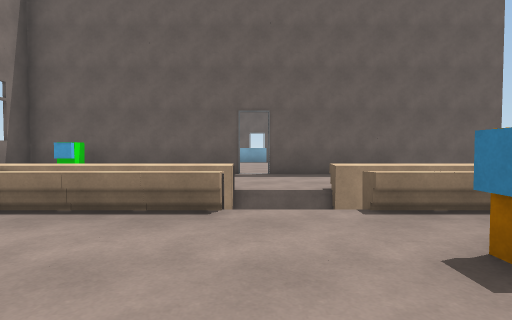
[1] (above)

15 first-person views from a walk through a Unity game level. The camera is 1.2 m above the floor, tilts 2° down and sees 80° across. The floor is counted in squares, 2 m on a side. Each view is taken from the middle of a square. On the plan, view 1 faces up. The plan holds only what a view shows up to about 9 squares ahead; the rest is blank. The player character is not drawn. Door leaves are left out, so doorways stand open.

[2]
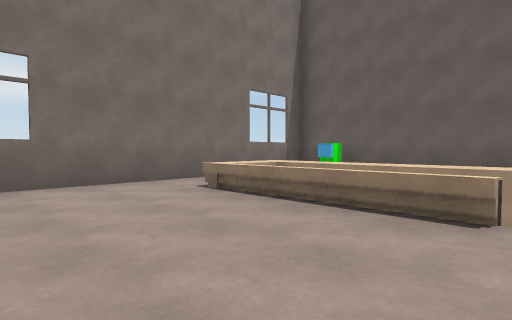

[3]
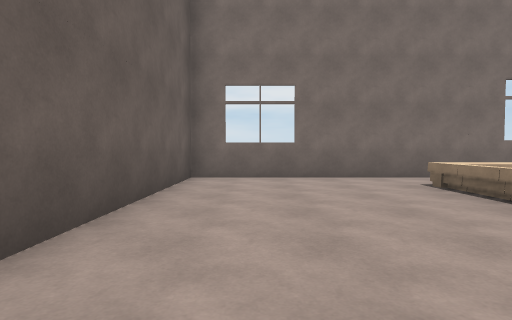

[4]
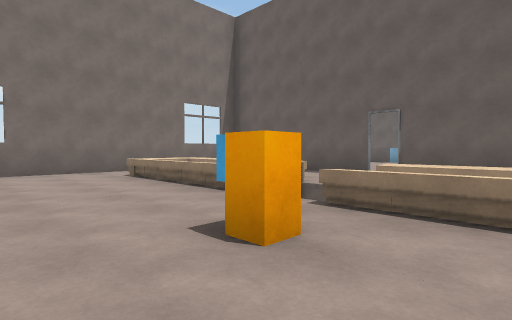

[5]
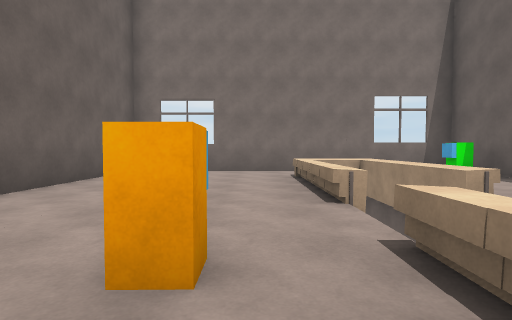

[6]
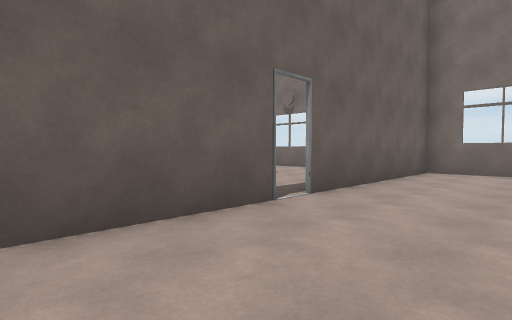

[7]
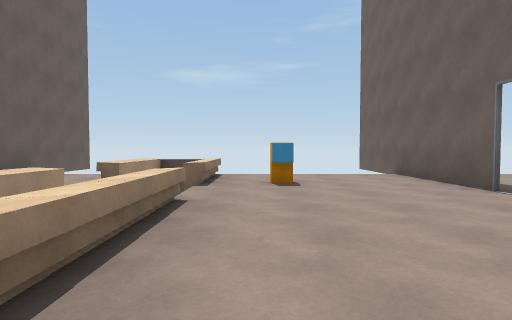

[8]
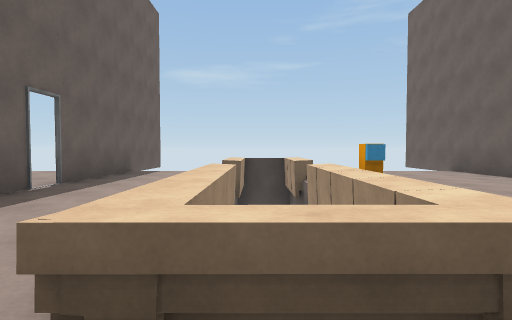

[9]
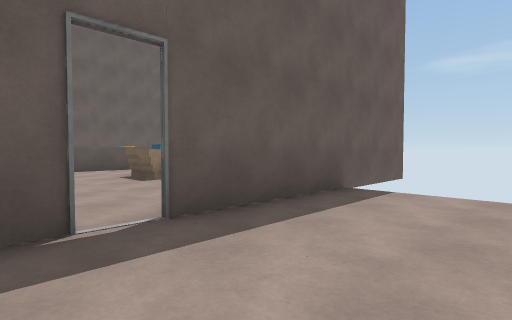

[10]
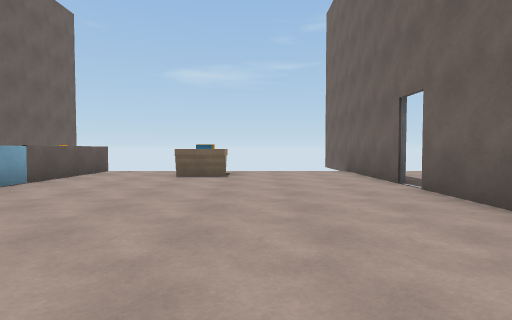

[11]
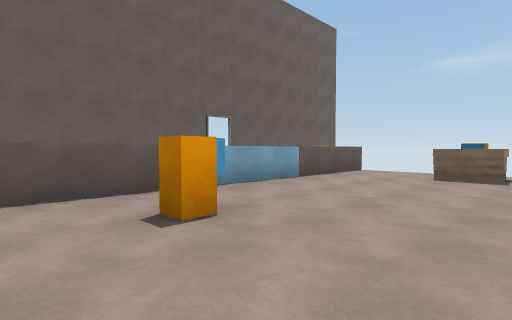

[12]
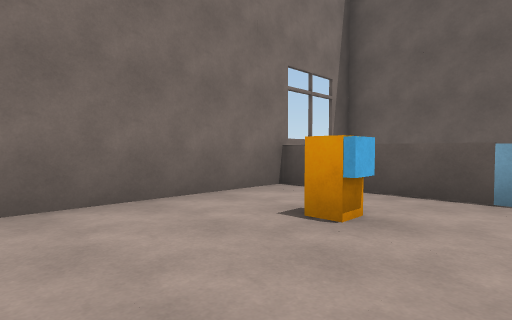

[13]
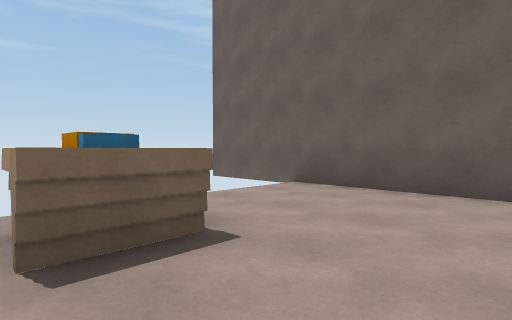

[14]
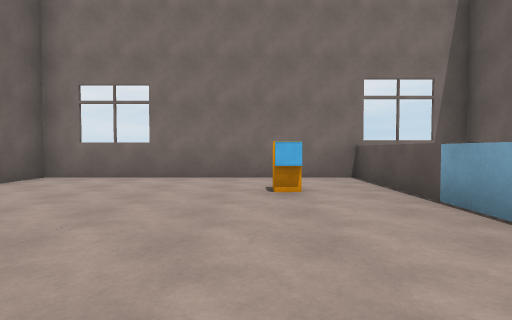

[15]
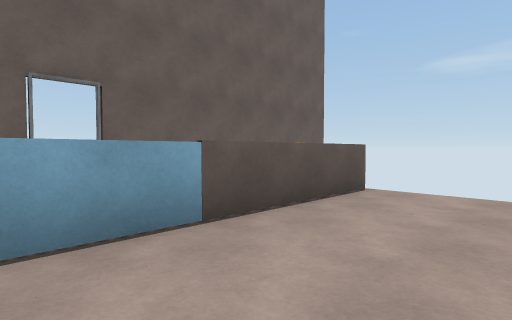

### Floor plan
Key: @ floor where view 1 was taken; # wall or solid block; . floor; D open door; = window, fence, low wall or low ledge; ^ raised ledge; v drop or lower ground; O other object.
Columns run from 6 left of view 1 to 4 right of it. Each row starts with its distance up from view 1.
 14 ###########
 13 #.........
 12 #..O......
 11 #.......O^
 10 #.........
  9 #.........
  8 ######.####
  7 # O...D...#
  6 #  .......
  5 # ........
  4 #.^^^^vv^=
  3 #.^^^^vv^^
  2 #......O..
  1 #.........
  0 #.....@...
 -1 ######D####
 -2      ...

Where each view was taken, in squares from view 1:
view 1: 0 up, 0 right, facing up
view 2: 0 up, 0 right, facing up-left
view 3: 0 up, 1 right, facing left
view 4: 0 up, 3 right, facing up-left
view 5: 2 up, 3 right, facing left
view 6: 1 up, 3 right, facing down-left
view 7: 2 up, 4 left, facing right
view 8: 4 up, 5 left, facing right
view 9: 5 up, 1 left, facing up-right
view 10: 10 up, 5 left, facing right
view 11: 10 up, 5 left, facing up-right
view 12: 10 up, 2 left, facing up-left
view 13: 12 up, 0 right, facing down-right
view 14: 12 up, 1 right, facing left
view 15: 12 up, 1 left, facing up-right
